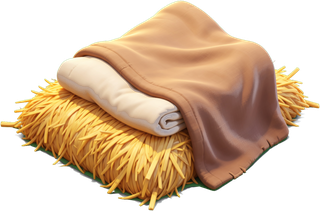
#> input picture assets/spr/bed_straw.png, 320 x 211 px
$ python cutout.py ../assets/spr/bed_straw.png ../assets/spr/altar_ancient.png
#> lines starting #> are read from the running program, lines starting #| are printed output that depends on the picture
"""绿幕/背景抠图：自适应角部背景色，色距抠图+边缘羽化+绿边清除，裁剪到内容包围盒。
用法：python tools/cutout.py in.png out.png [--max 256]"""
import sys
from PIL import Image, ImageFilter


def corner_bg(img):
    w, h = img.size
    px = img.load()
    pts = [(3, 3), (w - 4, 3), (3, h - 4), (w - 4, h - 4), (w // 2, 3), (3, h // 2), (w - 4, h // 2), (w // 2, h - 4)]
    cols = [px[x, y][:3] for x, y in pts]
    return tuple(sorted(c)[len(c) // 2] for c in zip(*cols))


def main(inp, outp, maxside=256):
#> called with inp = '../assets/spr/bed_straw.png', outp = '../assets/spr/altar_ancient.png', maxside = 256
    img = Image.open(inp).convert('RGBA')
#> img is the input picture: PIL image 320x211 RGBA; mean R, G, B, A 107.1, 81.6, 54.5, 139.1
    bg = corner_bg(img)
#> in corner_bg, `cols = [px[x, y][:3] for x, y in pts]`: cols = [(0, 0, 0), (0, 0, 0), (0, 0, 0), (0, 0, 0), (0, 0, 0), (0, 0, 0), (241, 195, 108), (0, 0, 0)]
#> bg = (0, 0, 0)
    px = img.load()
    w, h = img.size
#> w = 320; h = 211
    for y in range(h):
        for x in range(w):
            r, g, b, a = px[x, y]
            d = ((r - bg[0]) ** 2 + (g - bg[1]) ** 2 + (b - bg[2]) ** 2) ** .5
            if d < 60:
                px[x, y] = (r, g, b, 0)
            elif d < 110:
                px[x, y] = (r, g, b, int(255 * (d - 60) / 50))
    data = img.getdata()
    nd = []
    for r, g, b, a in data:
        if 0 < a < 255 and g > r and g > b:
            g = (r + b) // 2
        nd.append((r, g, b, a))
#> this loop made 67520 passes
#> after the loop, nd = 67520 items
    img.putdata(nd)
    img = img.filter(ImageFilter.GaussianBlur(.6))
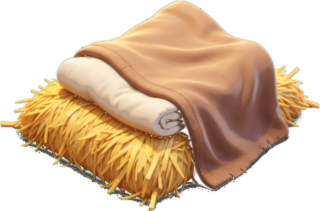
#> img: PIL image 320x211 RGBA; mean R, G, B, A 107.2, 80.9, 54.5, 137.7; transparent parts drawn white
    bbox = img.getbbox()
#> bbox = (0, 0, 320, 211)
    if bbox:
        img = img.crop(bbox)
    w, h = img.size
    sc = maxside / max(w, h)
#> sc = 0.8
    if sc < 1:
        img = img.resize((int(w * sc), int(h * sc)), Image.LANCZOS)
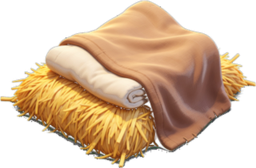
#> img: PIL image 256x168 RGBA; mean R, G, B, A 107.7, 81.5, 55, 137.7; transparent parts drawn white
    img.save(outp)
    print('OK', outp, img.size)
#| OK ../assets/spr/altar_ancient.png (256, 168)


if __name__ == '__main__':
    inp, outp = sys.argv[1], sys.argv[2]
    mx = int(sys.argv[sys.argv.index('--max') + 1]) if '--max' in sys.argv else 256
    main(inp, outp, mx)

$ run again, on assets/spr/apple_tree.png
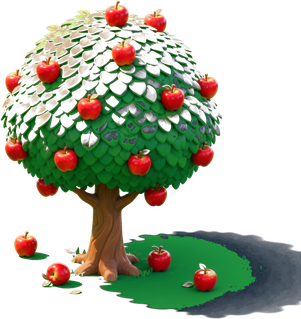
#> input picture assets/spr/apple_tree.png, 301 x 319 px
#> in main, img is the input picture: PIL image 301x319 RGBA; mean R, G, B, A 41.2, 49.1, 28.1, 105.8
#> cols = [(0, 0, 0), (0, 0, 0), (0, 0, 0), (0, 0, 0), (0, 0, 0), (0, 0, 0), (0, 0, 0), (0, 0, 0)]
#> bg = (0, 0, 0)
#> the loop in main, `for r, g, b, a in data:` made 96019 passes
#> after the loop in main, `for r, g, b, a in data:`: nd = 96019 items
#> in main, `img = img.filter(ImageFilter.GaussianBlur(.6))`:
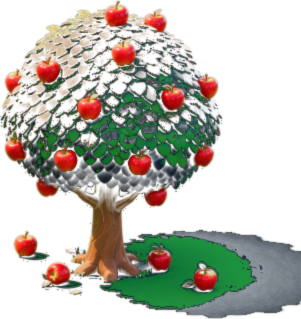
#> img: PIL image 301x319 RGBA; mean R, G, B, A 41.2, 40, 28.1, 93.3; transparent parts drawn white
#> bbox = (0, 0, 301, 319)
#> in main, `img = img.resize((int(w * sc), int(h * sc)), Image.LANCZOS)`:
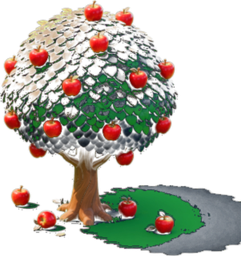
#> img: PIL image 241x256 RGBA; mean R, G, B, A 41.6, 40.3, 28.4, 93.3; transparent parts drawn white
#| OK ../assets/spr/apple_tree.png (241, 256)
